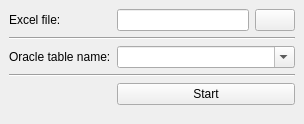
<?xml version="1.0" encoding="UTF-8"?>
<ui version="4.0">
 <class>import_export_window</class>
 <widget class="QMainWindow" name="import_export_window">
  <property name="geometry">
   <rect>
    <x>0</x>
    <y>0</y>
    <width>304</width>
    <height>124</height>
   </rect>
  </property>
  <property name="windowTitle">
   <string>Copy data from Excel to Oracle</string>
  </property>
  <property name="windowIcon">
   <iconset resource="resource.qrc">
    <normaloff>:/icons/icons/MSql.ico</normaloff>:/icons/icons/MSql.ico</iconset>
  </property>
  <widget class="QWidget" name="centralwidget">
   <property name="sizePolicy">
    <sizepolicy hsizetype="Expanding" vsizetype="Expanding">
     <horstretch>0</horstretch>
     <verstretch>0</verstretch>
    </sizepolicy>
   </property>
   <layout class="QGridLayout" name="gridLayout">
    <item row="2" column="1" colspan="2">
     <widget class="QComboBox" name="e_table_name">
      <property name="editable">
       <bool>true</bool>
      </property>
      <property name="maxVisibleItems">
       <number>20</number>
      </property>
     </widget>
    </item>
    <item row="0" column="0">
     <widget class="QLabel" name="l_label2">
      <property name="text">
       <string>Excel file:</string>
      </property>
      <property name="buddy">
       <cstring>e_excel</cstring>
      </property>
     </widget>
    </item>
    <item row="2" column="0">
     <widget class="QLabel" name="l_label5">
      <property name="text">
       <string>Oracle table name:</string>
      </property>
      <property name="buddy">
       <cstring>e_table_name</cstring>
      </property>
     </widget>
    </item>
    <item row="5" column="1">
     <spacer name="verticalSpacer">
      <property name="orientation">
       <enum>Qt::Vertical</enum>
      </property>
      <property name="sizeHint" stdset="0">
       <size>
        <width>20</width>
        <height>40</height>
       </size>
      </property>
     </spacer>
    </item>
    <item row="0" column="1" colspan="2">
     <layout class="QHBoxLayout" name="horizontalLayout">
      <item>
       <widget class="QLineEdit" name="e_excel">
        <property name="clearButtonEnabled">
         <bool>true</bool>
        </property>
       </widget>
      </item>
      <item>
       <widget class="QPushButton" name="b_excel">
        <property name="text">
         <string/>
        </property>
        <property name="icon">
         <iconset resource="resource.qrc">
          <normaloff>:/icons/icons/folder.png</normaloff>:/icons/icons/folder.png</iconset>
        </property>
       </widget>
      </item>
     </layout>
    </item>
    <item row="1" column="0" colspan="3">
     <widget class="Line" name="line_2">
      <property name="orientation">
       <enum>Qt::Horizontal</enum>
      </property>
     </widget>
    </item>
    <item row="4" column="1" colspan="2">
     <widget class="QPushButton" name="b_start">
      <property name="text">
       <string>Start</string>
      </property>
      <property name="icon">
       <iconset resource="resource.qrc">
        <normaloff>:/icons/icons/go.png</normaloff>:/icons/icons/go.png</iconset>
      </property>
     </widget>
    </item>
    <item row="3" column="0" colspan="3">
     <widget class="Line" name="line">
      <property name="orientation">
       <enum>Qt::Horizontal</enum>
      </property>
     </widget>
    </item>
   </layout>
  </widget>
 </widget>
 <tabstops>
  <tabstop>e_excel</tabstop>
  <tabstop>b_excel</tabstop>
  <tabstop>e_table_name</tabstop>
  <tabstop>b_start</tabstop>
 </tabstops>
 <resources>
  <include location="resource.qrc"/>
 </resources>
 <connections>
  <connection>
   <sender>b_excel</sender>
   <signal>clicked()</signal>
   <receiver>import_export_window</receiver>
   <slot>slot_select_excel_file()</slot>
   <hints>
    <hint type="sourcelabel">
     <x>640</x>
     <y>33</y>
    </hint>
    <hint type="destinationlabel">
     <x>657</x>
     <y>77</y>
    </hint>
   </hints>
  </connection>
  <connection>
   <sender>b_start</sender>
   <signal>clicked()</signal>
   <receiver>import_export_window</receiver>
   <slot>slot_start()</slot>
   <hints>
    <hint type="sourcelabel">
     <x>641</x>
     <y>160</y>
    </hint>
    <hint type="destinationlabel">
     <x>432</x>
     <y>173</y>
    </hint>
   </hints>
  </connection>
 </connections>
 <slots>
  <slot>slot_select_excel_file()</slot>
  <slot>slot_start()</slot>
  <slot>slot_elenco_tabelle_oracle()</slot>
 </slots>
</ui>
